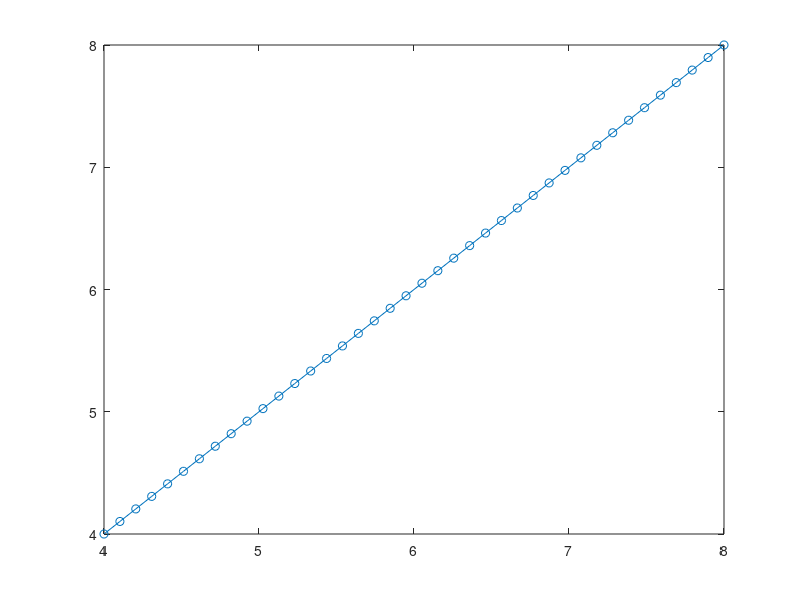
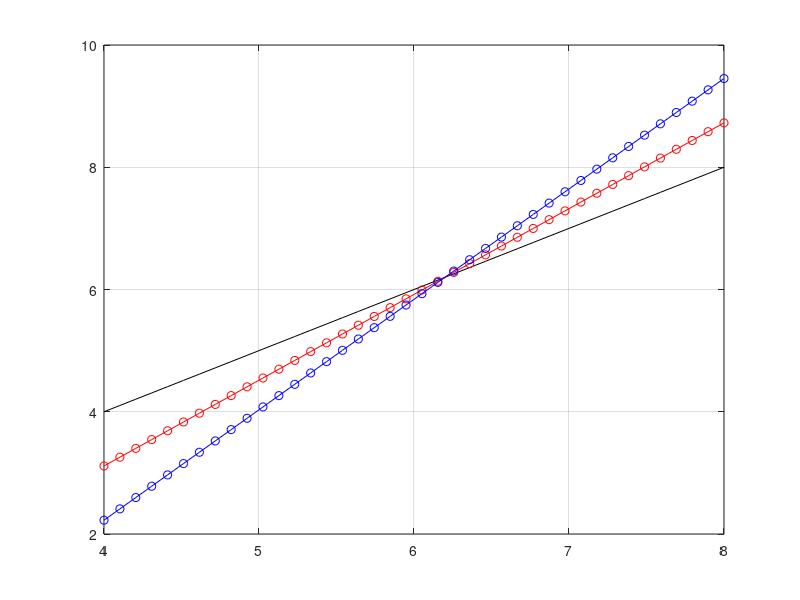

Write MATLAB code to recreate these figures, in order.
glc = linspace(4,8,40)
figure()
plot(glc, glc, '-o')
close all
figure()

glc_new =  glc + 2.5*(glc - 6.2)/6.2
glc_new2 =  glc + 5.0*(glc - 6.2)/6.2
plot(glc, glc, 'k-'), hold on
plot(glc, glc_new, 'r-o'), hold on
plot(glc, glc_new2, 'b-o'), hold on
%plot(glc, glc.^2 - 5.5*glc+5.5, 'b-o'), hold on
grid on
